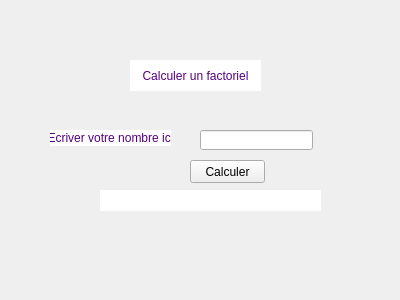
<?xml version="1.0" encoding="UTF-8"?>
<ui version="4.0">
 <class>Form</class>
 <widget class="QWidget" name="Form">
  <property name="geometry">
   <rect>
    <x>0</x>
    <y>0</y>
    <width>400</width>
    <height>300</height>
   </rect>
  </property>
  <property name="windowTitle">
   <string>Form</string>
  </property>
  <widget class="QLineEdit" name="N">
   <property name="geometry">
    <rect>
     <x>200</x>
     <y>130</y>
     <width>113</width>
     <height>20</height>
    </rect>
   </property>
  </widget>
  <widget class="QLabel" name="label">
   <property name="geometry">
    <rect>
     <x>130</x>
     <y>60</y>
     <width>131</width>
     <height>31</height>
    </rect>
   </property>
   <property name="styleSheet">
    <string notr="true">background-color: rgb(255, 255, 255);
color: rgb(85, 0, 127);</string>
   </property>
   <property name="text">
    <string>Calculer un factoriel</string>
   </property>
   <property name="alignment">
    <set>Qt::AlignCenter</set>
   </property>
  </widget>
  <widget class="QLabel" name="label_3">
   <property name="geometry">
    <rect>
     <x>50</x>
     <y>130</y>
     <width>121</width>
     <height>16</height>
    </rect>
   </property>
   <property name="styleSheet">
    <string notr="true">background-color: rgb(255, 255, 255);
color: rgb(85, 0, 127);</string>
   </property>
   <property name="text">
    <string>Ecriver votre nombre ici</string>
   </property>
   <property name="alignment">
    <set>Qt::AlignCenter</set>
   </property>
  </widget>
  <widget class="QLabel" name="R">
   <property name="geometry">
    <rect>
     <x>100</x>
     <y>190</y>
     <width>221</width>
     <height>21</height>
    </rect>
   </property>
   <property name="styleSheet">
    <string notr="true">background-color: rgb(255, 255, 255);
color: rgb(85, 0, 127);</string>
   </property>
   <property name="text">
    <string/>
   </property>
   <property name="alignment">
    <set>Qt::AlignCenter</set>
   </property>
  </widget>
  <widget class="QPushButton" name="B">
   <property name="geometry">
    <rect>
     <x>190</x>
     <y>160</y>
     <width>75</width>
     <height>23</height>
    </rect>
   </property>
   <property name="text">
    <string>Calculer</string>
   </property>
  </widget>
 </widget>
 <resources/>
 <connections/>
</ui>
